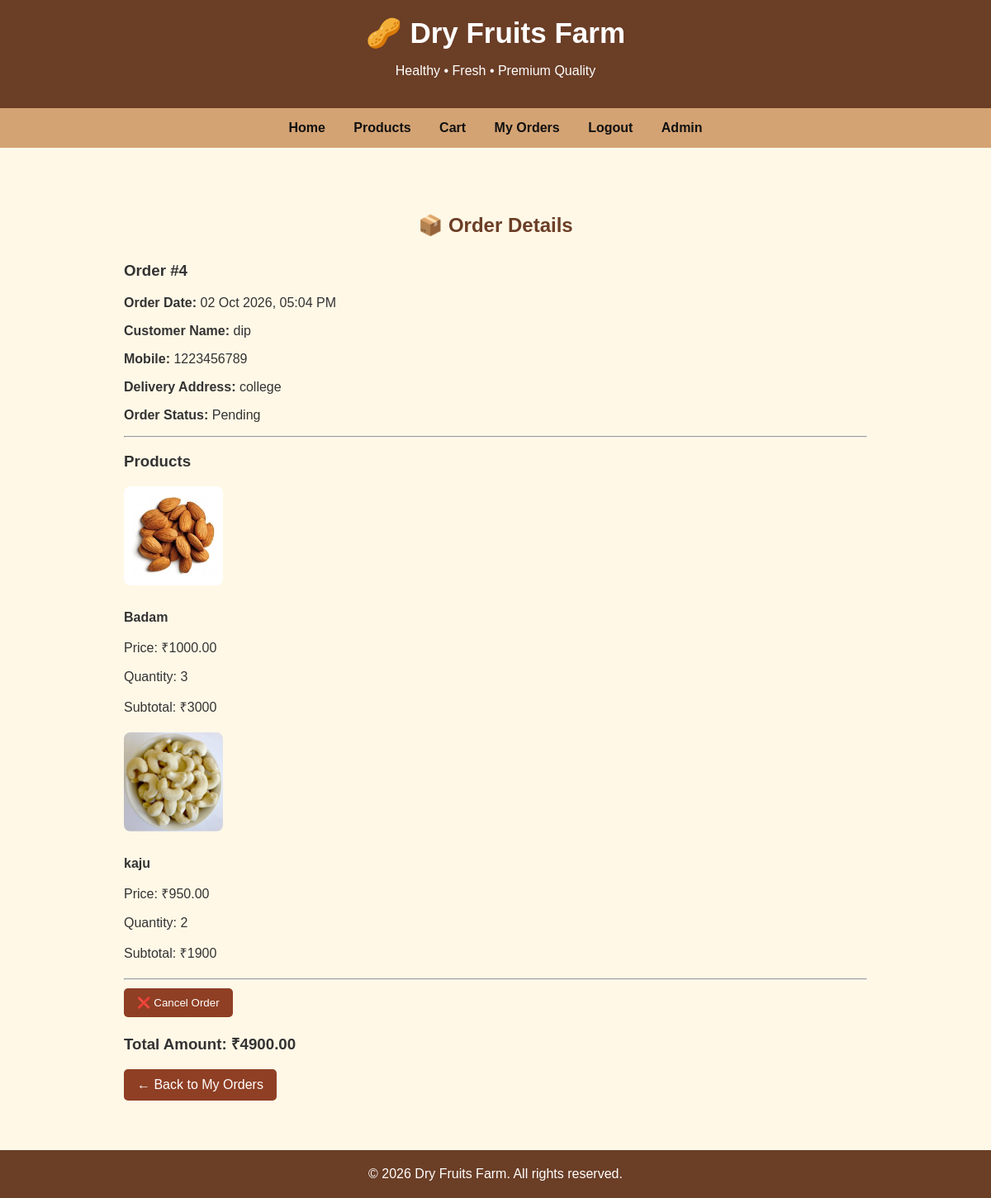
/my-orders/4/ (signed in), run on the app's committed database.
### store/models.py (models this page shows, shortened)
class Order(models.Model):
    STATUS_CHOICES = [
        ('pending', 'Pending'),
        ('confirmed', 'Confirmed'),
        ('shipped', 'Shipped'),
        ('delivered', 'Delivered'),
        ('cancelled', 'Cancelled'),
    ]
    user = models.ForeignKey(
        settings.AUTH_USER_MODEL,
        on_delete=models.CASCADE,
        related_name='orders'
    )
    customer_name = models.CharField(max_length=150)
    mobile = models.CharField(max_length=15)
    address = models.TextField()
    total_amount = models.DecimalField(
        max_digits=10,
        decimal_places=2,
        default=0
    )
    status = models.CharField(
        max_length=20,
        choices=STATUS_CHOICES,
        default='pending'
    )
    created_at = models.DateTimeField(auto_now_add=True)

class OrderItem(models.Model):
    order = models.ForeignKey(
        Order,
        on_delete=models.CASCADE,
        related_name='items'
    )
    product = models.ForeignKey(
        Product,
        on_delete=models.SET_NULL,
        null=True,
        blank=True
    )
    product_name = models.CharField(max_length=150)
    price = models.DecimalField(
        max_digits=10,
        decimal_places=2
    )
    quantity = models.PositiveIntegerField(default=1)

class Product(models.Model):
    CATEGORY_CHOICES = [
        ('dry_fruits', 'Dry Fruits'),
        ('seeds', 'Seeds'),
        ('namkeen', 'Namkeen'),
    ]
    name = models.CharField(max_length=150)
    category = models.CharField(
        max_length=20,
        choices=CATEGORY_CHOICES,
        default='dry_fruits'
    )
    slug = models.SlugField(unique=True)
    description = models.TextField(blank=True)
    price = models.DecimalField(max_digits=10, decimal_places=2)
    image = models.ImageField(
        upload_to='products/',
        blank=True,
        null=True
    )
    available = models.BooleanField(default=True)
    stock = models.PositiveIntegerField(default=0)
    created_at = models.DateTimeField(auto_now_add=True)
    class Meta:
        ordering = ['-created_at']

### store/views.py (the view)
# urls.py: path('my-orders/<int:order_id>/', views.order_detail, name='order_detail'),
@login_required(login_url='store:login')
def order_detail(request, order_id):
    order = get_object_or_404(
        Order,
        id=order_id,
        user=request.user
    )
    return render(
        request,
        'store/order_detail.html',
        {
            'order': order
        }
    )

### templates/store/order_detail.html (shortened to what this page needs)
{% extends 'base.html' %}
{% block content %}
<section class="cart-page">
    <h2>📦 Order Details</h2>
    <div class="cart-summary">
        <h3>Order #{{ order.id }}</h3>
        <p>
            <strong>Order Date:</strong>
            {{ order.created_at|date:"d M Y, h:i A" }}
        </p>
        <p>
            <strong>Customer Name:</strong>
            {{ order.customer_name }}
        </p>
        <p>
            <strong>Mobile:</strong>
            {{ order.mobile }}
        </p>
        <p>
            <strong>Delivery Address:</strong>
            {{ order.address }}
        </p>
        <p>
            <strong>Order Status:</strong>
            {{ order.get_status_display }}
        </p>
        <hr>
        <h3>Products</h3>
      {% for item in order.items.all %}
    <div style="margin-bottom: 20px;">
        {% if item.product and item.product.image %}
            <img
                src="{{ item.product.image.url }}"
                alt="{{ item.product_name }}"
                style="width: 120px; height: 120px; object-fit: cover; border-radius: 8px; margin-bottom: 10px;"
            >
        {% else %}
            <div class="image-placeholder">
                🥜
            </div>
        {% endif %}
        <p>
            <strong>{{ item.product_name }}</strong>
        </p>
        <p>
            Price: ₹{{ item.price }}
        </p>
        <p>
            Quantity: {{ item.quantity }}
        </p>
        <p>
            Subtotal:
            ₹{% widthratio item.price 1 item.quantity %}
        </p>
    </div>
{% endfor %}
        <hr>
        {% if order.status == 'pending' %}
    <form
        method="POST"
        action="{% url 'store:cancel_order' order.id %}"
        style="margin-top: 10px;"
    >
        <button type="submit" class="button">
            ❌ Cancel Order
        </button>
    </form>
{% endif %}
        <h3>
            Total Amount: ₹{{ order.total_amount }}
        </h3>
        <a
            class="button"
            href="{% url 'store:my_orders' %}"
        >
            ← Back to My Orders
        </a>
    </div>
</section>
{% endblock %}

### static/css/style.css (style rules this page uses)
body { margin: 0; font-family: Arial, sans-serif; background-color: #fff8e7; color: #333; }
.button { display: inline-block; background-color: #8f3f24; color: white; text-decoration: none; border: none; padding: 10px 16px; border-radius: 5px; cursor: pointer; }
.cart-page { max-width: 900px; margin: 40px auto; padding: 20px; }
.cart-page > h2 { text-align: center; color: #6b3e26; margin-bottom: 30px; }

### data on the page
Order: id "4", created_at "02 Oct 2026, 05:04 PM", customer_name "dip", mobile "1223456789", address "college", status "Pending", total_amount "4900.00"
OrderItem: product.image (picture), product_name "Badam", price "1000.00", quantity "3", price+quantity "3000"
OrderItem: product.image (picture), product_name "kaju", price "950.00", quantity "2", price+quantity "1900"
